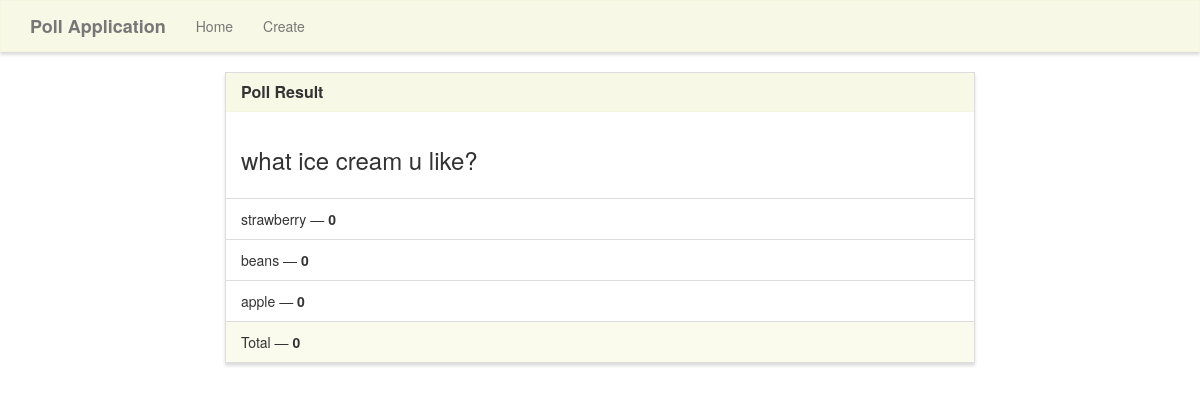
Page /results/1 on the earlier database version.
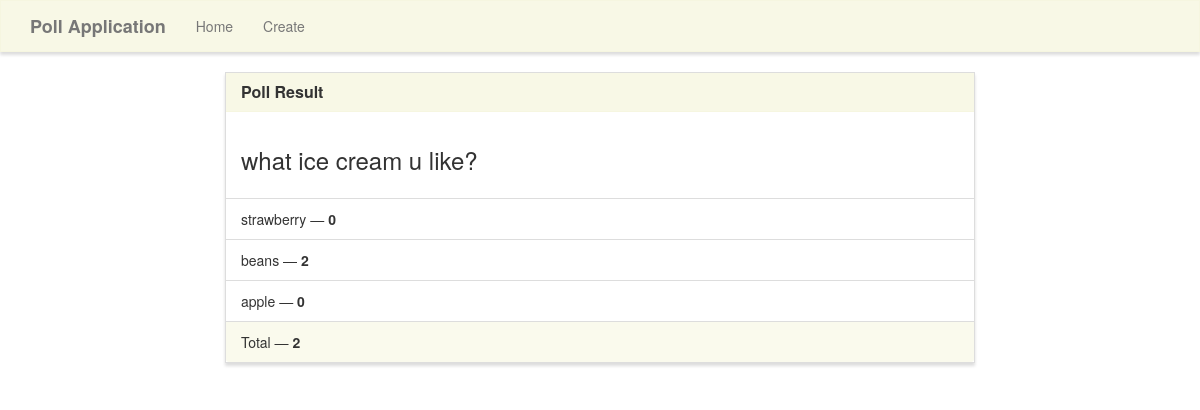
Same page on the later database version.
### poll/models.py (models this page shows)
class Poll(models.Model):
    question = models.TextField()
    option_one = models.CharField(max_length=30)
    option_two = models.CharField(max_length=30)
    option_three = models.CharField(max_length=30)
    option_one_count = models.IntegerField(default=0)
    option_two_count = models.IntegerField(default=0)
    option_three_count = models.IntegerField(default=0)
    def total(self):
        return self.option_one_count + self.option_two_count + self.option_three_count

### poll/views.py (the view)
# urls.py: path('results/<poll_id>',  poll_views.results, name='results'),
def results(request, poll_id):
    poll = Poll.objects.get(pk=poll_id)
    context = {
        'poll': poll
    }
    return render(request, 'poll/results.html', context)

### poll/templates/poll/results.html
{% extends "poll/base.html" %} {% block title %}Results{% endblock %}
{% block main %}
<div class="row">
  <div class="col-lg-8 col-lg-offset-2">
    <div class="panel panel-default">
      <div class="panel-heading">
        <h3 class="panel-title">Poll Result</h3>
      </div>
      <div class="panel-body">
        <h3>{{poll.question}}</h3>
      </div>
      <ul class="list-group">
        <li class="list-group-item">
          {{poll.option_one}} &mdash; <strong>{{poll.option_one_count}}</strong>
        </li>
        <li class="list-group-item">
          {{poll.option_two}} &mdash; <strong>{{poll.option_two_count}}</strong>
        </li>
        <li class="list-group-item">
          {{poll.option_three}} &mdash;
          <strong>{{poll.option_three_count}}</strong>
        </li>
      </ul>
      <div class="panel-footer">Total &mdash; <strong>{{poll.total}}</strong></div>
    </div>
  </div>
</div>
{% endblock %}

### poll/templates/poll/base.html (shortened to what this page needs)
{% load static %}
<!DOCTYPE html>
<html lang="en">
  <head>
    <link
      rel="stylesheet"
      href="https://maxcdn.bootstrapcdn.com/bootstrap/3.3.7/css/bootstrap.min.css"
    />
    <link rel="stylesheet" type="text/css" href="{% static 'style.css' %}" />
  </head>
  <body>
    <nav class="navbar navbar-default" role="navigation">
      <div class="container">
        <div class="navbar-header">
          <a class="navbar-brand" href="{% url 'home' %}">Poll Application</a>
        </div>
        <div class="collapse navbar-collapse navbar-ex1-collapse">
          <ul class="nav navbar-nav">
            <li><a href="{% url 'home' %}">Home</a></li>
            <li><a href="{% url 'create' %}">Create</a></li>
          </ul>
        </div>
      </div>
    </nav>
    <div class="container">
      {% block main %}{% endblock %}
    </div>
  </body>
</html>

### poll/static/style.css (style rules this page uses)
.navbar-default, .btn, .form-control, .panel { border-radius: 0; }
.navbar-default { background-color: rgba(245, 245, 220, .7); border-color: rgba(245, 245, 220, .6); box-shadow: 0px 3px 3px 0px #ddd; }
.panel-default > .panel-heading { color: #333; background-color: rgba(245, 245, 220, .7); border-color: rgba(245, 245, 220, .6); border-top-left-radius: 0; border-top-right-radius: 0; }
.panel-footer { background-color: rgba(245, 245, 220, .5); border-color: rgba(245, 245, 220, .4); }
.panel { box-shadow: 0px 3px 3px 0px #ddd; }
a.navbar-brand, .panel-title { font-weight: bolder; }

Differences in the rows shown:
changed Poll "what ice cream u like?": option_two_count "0" → "2"; total "0" → "2"
